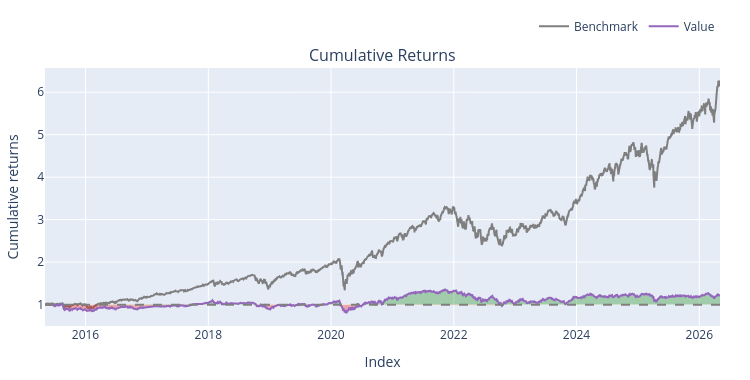

Here is the notebook cell this chart was saved with:
### Code cell
entries = ((macd_df >= signal_df) & (rsi_df >= 50) & (rsi_df < 70) &(obv_df >= oma_df)).shift(1).fillna(False).astype(bool)
exits = ((macd_df < signal_df) | (rsi_df > 70) | (obv_df < oma_df)).shift(1).fillna(False).astype(bool)



backtest1 = vbt.Portfolio.from_signals(
    close=close_df,
    open = open_df,
    high = high_df,
    low = low_df,
    entries=entries,
    exits=exits,
    init_cash=100_000.0,
    size=0.1,                         
    size_type='percent',
    cash_sharing=True,                 
    group_by=True,                     
    freq='1D',
    fees=0.001,
    sl_stop = 0.10,
       
)

print(backtest1.stats())
backtest1.plot().show()

### Figure 1 — Plotly figure (JSON) as saved in the notebook; plotly's stock layout.template omitted (floating-point values rounded to 4 significant figures; data arrays with more than 128 entries replaced by an {"elided": "..."} marker saying what was removed)
{"data": [{"legendgroup": "0", "line": {"color": "#7f7f7f"}, "name": "Benchmark", "showlegend": true, "type": "scatter", "uid": "812b0ff0-ebb6-44ee-b8d5-0b3ea41cefee", "x": {"elided": "2766 str values"}, "xaxis": "x", "y": {"elided": "2766 float values"}, "yaxis": "y"}, {"hoverinfo": "skip", "legendgroup": "1", "line": {"color": "rgba(0, 0, 0, 0)", "width": 0}, "opacity": 0, "showlegend": false, "type": "scatter", "uid": "29acc89b-2af5-4b73-9040-44b981054a11", "x": {"elided": "2766 str values"}, "xaxis": "x", "y": {"elided": "2766 int values"}, "yaxis": "y"}, {"connectgaps": false, "fill": "tonexty", "fillcolor": "rgba(0, 128, 0, 0.3)", "hoverinfo": "skip", "legendgroup": "1", "line": {"color": "rgba(0, 0, 0, 0)", "width": 0}, "opacity": 0, "showlegend": false, "type": "scatter", "uid": "43dc1f7f-e3a8-477a-8543-3d4cf4b47d5c", "x": {"elided": "2766 str values"}, "xaxis": "x", "y": {"elided": "2766 float values"}, "yaxis": "y"}, {"hoverinfo": "skip", "legendgroup": "1", "line": {"color": "rgba(0, 0, 0, 0)", "width": 0}, "opacity": 0, "showlegend": false, "type": "scatter", "uid": "cd6bd44d-b326-41cc-8202-e64cf8383585", "x": {"elided": "2766 str values"}, "xaxis": "x", "y": {"elided": "2766 int values"}, "yaxis": "y"}, {"connectgaps": false, "fill": "tonexty", "fillcolor": "rgba(255, 0, 0, 0.3)", "hoverinfo": "skip", "legendgroup": "1", "line": {"color": "rgba(0, 0, 0, 0)", "width": 0}, "opacity": 0, "showlegend": false, "type": "scatter", "uid": "65e3a0c1-bd09-4098-843f-d7a259ad7476", "x": {"elided": "2766 str values"}, "xaxis": "x", "y": {"elided": "2766 float values"}, "yaxis": "y"}, {"legendgroup": "2", "line": {"color": "#9467bd"}, "name": "Value", "showlegend": true, "type": "scatter", "uid": "c2fd57e5-065b-4926-a821-025267af9211", "x": {"elided": "2766 str values"}, "xaxis": "x", "y": {"elided": "2766 float values"}, "yaxis": "y"}, {"hoverinfo": "skip", "legendgroup": "1", "line": {"color": "rgba(0, 0, 0, 0)", "width": 0}, "opacity": 0, "showlegend": false, "type": "scatter", "uid": "3da1450e-0239-47d9-9a01-2738d4d0a363", "x": {"elided": "2766 str values"}, "xaxis": "x", "y": {"elided": "2766 int values"}, "yaxis": "y"}], "layout": {"annotations": [{"font": {"size": 16}, "showarrow": false, "text": "Cumulative Returns", "x": 0.5, "xanchor": "center", "xref": "paper", "y": 1, "yanchor": "bottom", "yref": "paper"}], "height": 380, "legend": {"orientation": "h", "traceorder": "normal", "x": 1, "xanchor": "right", "y": 1.105, "yanchor": "bottom"}, "margin": {"b": 30, "l": 30, "r": 30, "t": 30}, "shapes": [{"line": {"color": "gray", "dash": "dash"}, "type": "line", "x0": 0, "x1": 1, "xref": "paper", "y0": 1, "y1": 1, "yref": "y"}], "showlegend": true, "width": 750, "xaxis": {"anchor": "y", "domain": [0, 1], "title": {"text": "Index"}}, "yaxis": {"anchor": "x", "domain": [0, 1], "title": {"text": "Cumulative returns"}}}}
